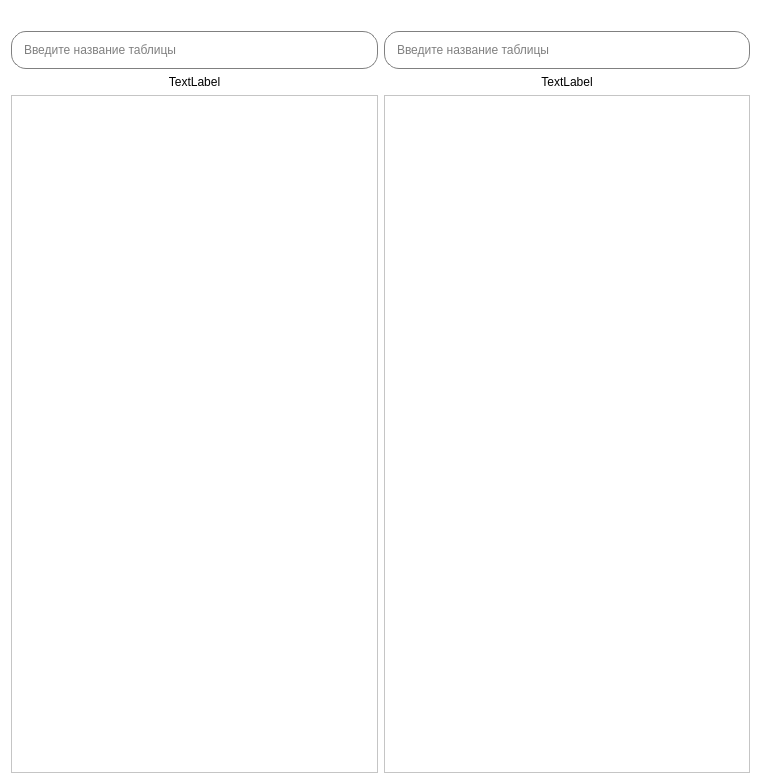
<?xml version="1.0" encoding="UTF-8"?>
<ui version="4.0">
 <class>Dialog</class>
 <widget class="QDialog" name="Dialog">
  <property name="geometry">
   <rect>
    <x>0</x>
    <y>0</y>
    <width>761</width>
    <height>784</height>
   </rect>
  </property>
  <property name="minimumSize">
   <size>
    <width>350</width>
    <height>600</height>
   </size>
  </property>
  <property name="windowTitle">
   <string>Dialog</string>
  </property>
  <property name="styleSheet">
   <string notr="true">background: white;</string>
  </property>
  <layout class="QVBoxLayout" name="verticalLayout_3">
   <item>
    <layout class="QHBoxLayout" name="horizontalLayout">
     <item>
      <widget class="QLabel" name="login_field">
       <property name="sizePolicy">
        <sizepolicy hsizetype="Preferred" vsizetype="Minimum">
         <horstretch>0</horstretch>
         <verstretch>0</verstretch>
        </sizepolicy>
       </property>
       <property name="minimumSize">
        <size>
         <width>70</width>
         <height>0</height>
        </size>
       </property>
       <property name="maximumSize">
        <size>
         <width>16777215</width>
         <height>30</height>
        </size>
       </property>
       <property name="frameShape">
        <enum>QFrame::NoFrame</enum>
       </property>
       <property name="text">
        <string/>
       </property>
       <property name="alignment">
        <set>Qt::AlignCenter</set>
       </property>
      </widget>
     </item>
    </layout>
   </item>
   <item>
    <layout class="QHBoxLayout" name="horizontalLayout_2">
     <item>
      <layout class="QVBoxLayout" name="verticalLayout">
       <item>
        <widget class="QLineEdit" name="search_cloth">
         <property name="styleSheet">
          <string notr="true">QLineEdit {
border: 1px solid gray;
border-radius: 15px;
padding: 10px;
}</string>
         </property>
         <property name="placeholderText">
          <string>Введите название таблицы</string>
         </property>
        </widget>
       </item>
       <item>
        <widget class="QLabel" name="label_cloth">
         <property name="text">
          <string>TextLabel</string>
         </property>
         <property name="alignment">
          <set>Qt::AlignCenter</set>
         </property>
        </widget>
       </item>
       <item>
        <widget class="QTableWidget" name="cloth_table">
         <property name="baseSize">
          <size>
           <width>0</width>
           <height>0</height>
          </size>
         </property>
         <property name="sortingEnabled">
          <bool>true</bool>
         </property>
         <attribute name="horizontalHeaderCascadingSectionResizes">
          <bool>true</bool>
         </attribute>
         <attribute name="horizontalHeaderMinimumSectionSize">
          <number>0</number>
         </attribute>
         <attribute name="horizontalHeaderStretchLastSection">
          <bool>false</bool>
         </attribute>
         <attribute name="verticalHeaderCascadingSectionResizes">
          <bool>true</bool>
         </attribute>
         <attribute name="verticalHeaderHighlightSections">
          <bool>false</bool>
         </attribute>
         <attribute name="verticalHeaderMinimumSectionSize">
          <number>23</number>
         </attribute>
         <attribute name="verticalHeaderShowSortIndicator" stdset="0">
          <bool>false</bool>
         </attribute>
         <attribute name="verticalHeaderStretchLastSection">
          <bool>false</bool>
         </attribute>
        </widget>
       </item>
      </layout>
     </item>
     <item>
      <layout class="QVBoxLayout" name="verticalLayout_2">
       <item>
        <widget class="QLineEdit" name="search_fittings">
         <property name="styleSheet">
          <string notr="true">QLineEdit {
border: 1px solid gray;
border-radius: 15px;
padding: 10px;
}</string>
         </property>
         <property name="placeholderText">
          <string>Введите название таблицы</string>
         </property>
        </widget>
       </item>
       <item>
        <widget class="QLabel" name="label_fittings">
         <property name="text">
          <string>TextLabel</string>
         </property>
         <property name="alignment">
          <set>Qt::AlignCenter</set>
         </property>
        </widget>
       </item>
       <item>
        <widget class="QTableWidget" name="fittings_table"/>
       </item>
      </layout>
     </item>
    </layout>
   </item>
  </layout>
 </widget>
 <resources/>
 <connections/>
</ui>
